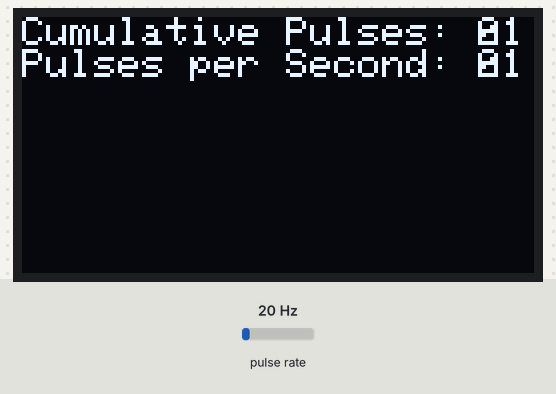
Simulated run of this sketch. Board: ESP32. Shown: 128×64 one-colour display. Wiring (inferred from the names in the program): pulse sensor: data GPIO 5. The test bench sets the inputs (shaded band); at power-on: pulse rate 20 Hz. What the sketch prints to the serial monitor is not drawn.

Above: at 1.2 s.
1.3 s: pulse rate (sensor on GPIO 5) set to 4 Hz
At 3.9 s:
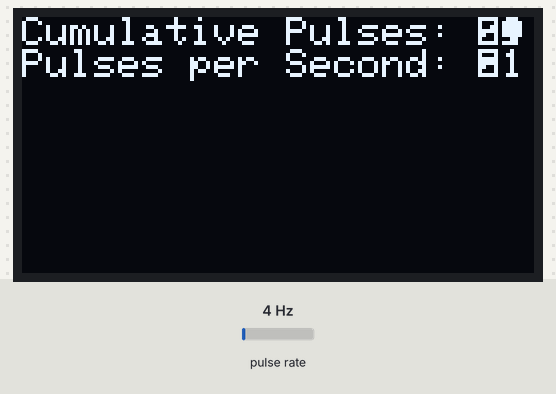
4.3 s: pulse rate (sensor on GPIO 5) set to 50 Hz
At 7.0 s:
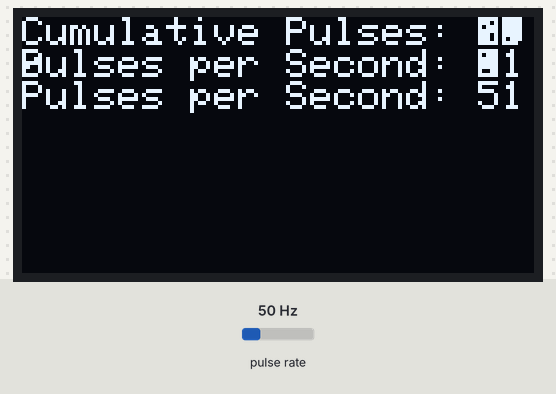
7.3 s: pulse rate (sensor on GPIO 5) set to 100 Hz
At 12.2 s:
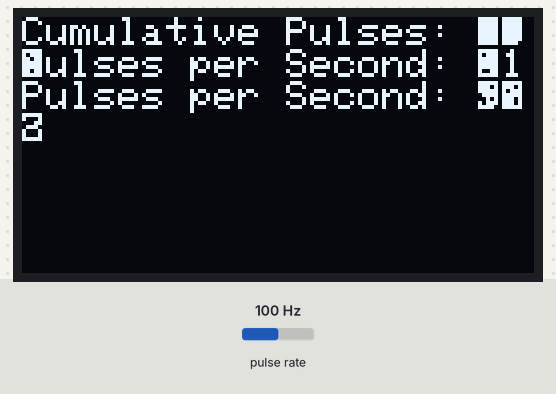
Timing chart, 0 to 13.7 s (numbered marks = the images above; inputs shaded):
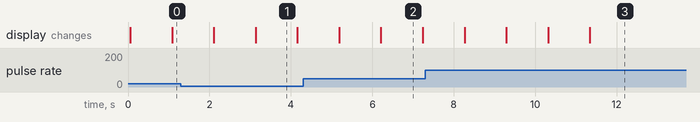

The sketch:

flow_rate.ino
```cpp
#include <Wire.h>
#include <Adafruit_GFX.h>
#include <Adafruit_SSD1306.h>

const int flowSensorPin = 5;   // GPIO 5 for flow rate sensor input

volatile unsigned long pulseCount = 0;     // Cumulative pulse count
volatile unsigned long lastPulseCount = 0; // Pulse count for the last second
unsigned long lastPulseTime = 0;           // Time of the last pulse
unsigned long pulsesPerSecond = 0;         // Pulse count per second

#define SCREEN_WIDTH 128 // OLED display width, in pixels
#define SCREEN_HEIGHT 64 // OLED display height, in pixels

// Declaration for an SSD1306 display connected to I2C (SDA, SCL pins)
#define OLED_RESET    -1 // Reset pin # (or -1 if sharing Arduino reset pin)
Adafruit_SSD1306 display(SCREEN_WIDTH, SCREEN_HEIGHT, &Wire, OLED_RESET);

void pulseCounter() {
  pulseCount++;
}

void setup() {
  Serial.begin(9600);

  // Initialize I2C with specific pins
  Wire.begin(9, 8); // SDA on pin 6, SCL on pin 7

  // Initialize OLED display
  if(!display.begin(SSD1306_SWITCHCAPVCC, 0x3C)) { // Address 0x3C for 128x64
    Serial.println(F("SSD1306 allocation failed"));
    for(;;);
  }

  display.clearDisplay();
  display.setTextSize(1);
  //display.setTextColor(SSD1306_WHITE);
  display.setCursor(0, 0);

  pinMode(flowSensorPin, INPUT_PULLUP); // INPUT_PULLUP to use internal pull-up resistor

  // Attach interrupt to handle flow sensor pulses
  attachInterrupt(digitalPinToInterrupt(flowSensorPin), pulseCounter, RISING);
}

void loop() {
  unsigned long now = millis();

  // Calculate pulses per second
  if (now - lastPulseTime >= 1000) {
    detachInterrupt(digitalPinToInterrupt(flowSensorPin)); // Disable interrupt to safely read pulseCount
    pulsesPerSecond = pulseCount - lastPulseCount;
    lastPulseCount = pulseCount;
    lastPulseTime = now;
    attachInterrupt(digitalPinToInterrupt(flowSensorPin), pulseCounter, RISING); // Re-enable interrupt
  }

  // Display cumulative pulse count and pulses per second on OLED
  //display.clearDisplay();
  display.setTextSize(1);
  display.setTextColor(SSD1306_WHITE);
  display.setCursor(0, 0);
  display.print("Cumulative Pulses: ");
  display.println(pulseCount);
  display.print("Pulses per Second: ");
  display.println(pulsesPerSecond);
  display.display();

  // Print to Serial Monitor for debugging or additional output
  Serial.print("Cumulative Pulses: ");
  Serial.print(pulseCount);
  Serial.print(", Pulses per Second: ");
  Serial.println(pulsesPerSecond);

  delay(1000); // Update every second
}
```
